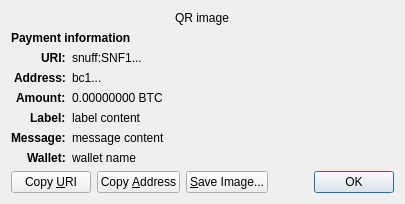
<?xml version="1.0" encoding="UTF-8"?>
<ui version="4.0">
 <class>ReceiveRequestDialog</class>
 <widget class="QDialog" name="ReceiveRequestDialog">
  <property name="geometry">
   <rect>
    <x>0</x>
    <y>0</y>
    <width>413</width>
    <height>229</height>
   </rect>
  </property>
  <property name="windowTitle">
   <string>Request payment to ...</string>
  </property>
  <layout class="QGridLayout" name="gridLayout" columnstretch="0,1">
   <property name="sizeConstraint">
    <enum>QLayout::SetFixedSize</enum>
   </property>
   <item row="0" column="0" colspan="2" alignment="Qt::AlignHCenter">
    <widget class="QRImageWidget" name="qr_code">
     <property name="text">
      <string notr="true">QR image</string>
     </property>
     <property name="textInteractionFlags">
      <set>Qt::NoTextInteraction</set>
     </property>
    </widget>
   </item>
   <item row="1" column="0" colspan="2">
    <widget class="QLabel" name="payment_header">
     <property name="font">
      <font>
       <weight>75</weight>
       <bold>true</bold>
      </font>
     </property>
     <property name="text">
      <string>Payment information</string>
     </property>
     <property name="textInteractionFlags">
      <set>Qt::NoTextInteraction</set>
     </property>
    </widget>
   </item>
   <item row="2" column="0" alignment="Qt::AlignRight|Qt::AlignTop">
    <widget class="QLabel" name="uri_tag">
     <property name="font">
      <font>
       <weight>75</weight>
       <bold>true</bold>
      </font>
     </property>
     <property name="text">
      <string notr="true">URI:</string>
     </property>
     <property name="textFormat">
      <enum>Qt::PlainText</enum>
     </property>
     <property name="textInteractionFlags">
      <set>Qt::NoTextInteraction</set>
     </property>
    </widget>
   </item>
   <item row="2" column="1" alignment="Qt::AlignTop">
    <widget class="QLabel" name="uri_content">
     <property name="text">
      <string notr="true">snuff:SNF1...</string>
     </property>
     <property name="textFormat">
      <enum>Qt::RichText</enum>
     </property>
     <property name="wordWrap">
      <bool>true</bool>
     </property>
     <property name="textInteractionFlags">
      <set>Qt::TextSelectableByMouse</set>
     </property>
    </widget>
   </item>
   <item row="3" column="0" alignment="Qt::AlignRight|Qt::AlignTop">
    <widget class="QLabel" name="address_tag">
     <property name="font">
      <font>
       <weight>75</weight>
       <bold>true</bold>
      </font>
     </property>
     <property name="text">
      <string>Address:</string>
     </property>
     <property name="textInteractionFlags">
      <set>Qt::NoTextInteraction</set>
     </property>
    </widget>
   </item>
   <item row="3" column="1" alignment="Qt::AlignTop">
    <widget class="QLabel" name="address_content">
     <property name="text">
      <string notr="true">bc1...</string>
     </property>
     <property name="textFormat">
      <enum>Qt::PlainText</enum>
     </property>
     <property name="textInteractionFlags">
      <set>Qt::TextSelectableByMouse</set>
     </property>
    </widget>
   </item>
   <item row="4" column="0" alignment="Qt::AlignRight|Qt::AlignTop">
    <widget class="QLabel" name="amount_tag">
     <property name="font">
      <font>
       <weight>75</weight>
       <bold>true</bold>
      </font>
     </property>
     <property name="text">
      <string>Amount:</string>
     </property>
     <property name="textInteractionFlags">
      <set>Qt::NoTextInteraction</set>
     </property>
    </widget>
   </item>
   <item row="4" column="1" alignment="Qt::AlignTop">
    <widget class="QLabel" name="amount_content">
     <property name="text">
      <string notr="true">0.00000000 BTC</string>
     </property>
     <property name="textFormat">
      <enum>Qt::PlainText</enum>
     </property>
     <property name="textInteractionFlags">
      <set>Qt::TextSelectableByMouse</set>
     </property>
    </widget>
   </item>
   <item row="5" column="0" alignment="Qt::AlignRight|Qt::AlignTop">
    <widget class="QLabel" name="label_tag">
     <property name="font">
      <font>
       <weight>75</weight>
       <bold>true</bold>
      </font>
     </property>
     <property name="text">
      <string>Label:</string>
     </property>
     <property name="textInteractionFlags">
      <set>Qt::NoTextInteraction</set>
     </property>
    </widget>
   </item>
   <item row="5" column="1" alignment="Qt::AlignTop">
    <widget class="QLabel" name="label_content">
     <property name="text">
      <string notr="true">label content</string>
     </property>
     <property name="textFormat">
      <enum>Qt::PlainText</enum>
     </property>
     <property name="wordWrap">
      <bool>true</bool>
     </property>
     <property name="textInteractionFlags">
      <set>Qt::TextSelectableByMouse</set>
     </property>
    </widget>
   </item>
   <item row="6" column="0" alignment="Qt::AlignRight|Qt::AlignTop">
    <widget class="QLabel" name="message_tag">
     <property name="font">
      <font>
       <weight>75</weight>
       <bold>true</bold>
      </font>
     </property>
     <property name="text">
      <string>Message:</string>
     </property>
     <property name="textInteractionFlags">
      <set>Qt::NoTextInteraction</set>
     </property>
    </widget>
   </item>
   <item row="6" column="1" alignment="Qt::AlignTop">
    <widget class="QLabel" name="message_content">
     <property name="text">
      <string notr="true">message content</string>
     </property>
     <property name="textFormat">
      <enum>Qt::PlainText</enum>
     </property>
     <property name="wordWrap">
      <bool>true</bool>
     </property>
     <property name="textInteractionFlags">
      <set>Qt::TextSelectableByMouse</set>
     </property>
    </widget>
   </item>
   <item row="7" column="0" alignment="Qt::AlignRight|Qt::AlignTop">
    <widget class="QLabel" name="wallet_tag">
     <property name="font">
      <font>
       <weight>75</weight>
       <bold>true</bold>
      </font>
     </property>
     <property name="text">
      <string>Wallet:</string>
     </property>
     <property name="textInteractionFlags">
      <set>Qt::NoTextInteraction</set>
     </property>
    </widget>
   </item>
   <item row="7" column="1" alignment="Qt::AlignTop">
    <widget class="QLabel" name="wallet_content">
     <property name="text">
      <string notr="true">wallet name</string>
     </property>
     <property name="textFormat">
      <enum>Qt::PlainText</enum>
     </property>
     <property name="wordWrap">
      <bool>true</bool>
     </property>
     <property name="textInteractionFlags">
      <set>Qt::TextSelectableByMouse</set>
     </property>
    </widget>
   </item>
   <item row="8" column="0" colspan="2">
    <layout class="QHBoxLayout" name="horizontalLayout">
     <item>
      <widget class="QPushButton" name="btnCopyURI">
       <property name="text">
        <string>Copy &amp;URI</string>
       </property>
       <property name="autoDefault">
        <bool>false</bool>
       </property>
      </widget>
     </item>
     <item>
      <widget class="QPushButton" name="btnCopyAddress">
       <property name="text">
        <string>Copy &amp;Address</string>
       </property>
       <property name="autoDefault">
        <bool>false</bool>
       </property>
      </widget>
     </item>
     <item>
      <widget class="QPushButton" name="btnSaveAs">
       <property name="text">
        <string>&amp;Save Image...</string>
       </property>
       <property name="autoDefault">
        <bool>false</bool>
       </property>
      </widget>
     </item>
     <item>
      <spacer name="horizontalSpacer_2">
       <property name="orientation">
        <enum>Qt::Horizontal</enum>
       </property>
       <property name="sizeHint" stdset="0">
        <size>
         <width>40</width>
         <height>20</height>
        </size>
       </property>
      </spacer>
     </item>
     <item>
      <widget class="QDialogButtonBox" name="buttonBox">
       <property name="focusPolicy">
        <enum>Qt::StrongFocus</enum>
       </property>
       <property name="standardButtons">
        <set>QDialogButtonBox::Ok</set>
       </property>
      </widget>
     </item>
    </layout>
   </item>
  </layout>
 </widget>
 <customwidgets>
  <customwidget>
   <class>QRImageWidget</class>
   <extends>QLabel</extends>
   <header>qt/qrimagewidget.h</header>
  </customwidget>
 </customwidgets>
 <tabstops>
  <tabstop>buttonBox</tabstop>
  <tabstop>btnCopyURI</tabstop>
  <tabstop>btnCopyAddress</tabstop>
  <tabstop>btnSaveAs</tabstop>
 </tabstops>
 <resources/>
 <connections>
  <connection>
   <sender>buttonBox</sender>
   <signal>accepted()</signal>
   <receiver>ReceiveRequestDialog</receiver>
   <slot>accept()</slot>
   <hints>
    <hint type="sourcelabel">
     <x>135</x>
     <y>230</y>
    </hint>
    <hint type="destinationlabel">
     <x>135</x>
     <y>126</y>
    </hint>
   </hints>
  </connection>
 </connections>
</ui>
